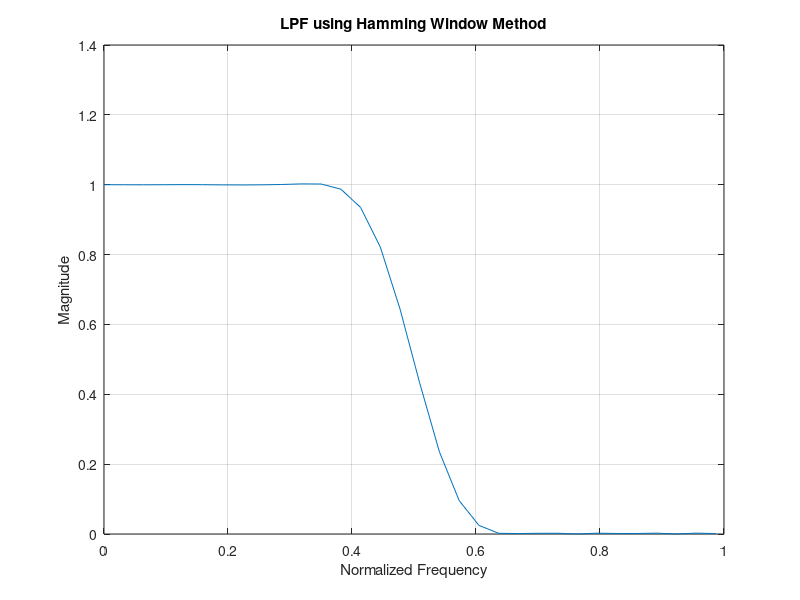

This figure's MATLAB source:
%LPF using Hamming Window Method

wc=0.5*pi;
N=25
b=fir1(N,wc/pi,hamming(N+1));
w=0:0.1:pi;
h=freqz(b,1,w);
plot(w/pi,abs(h));
hold on;
grid on;
xlabel('Normalized Frequency')
ylabel('Magnitude')
title('LPF using Hamming Window Method')